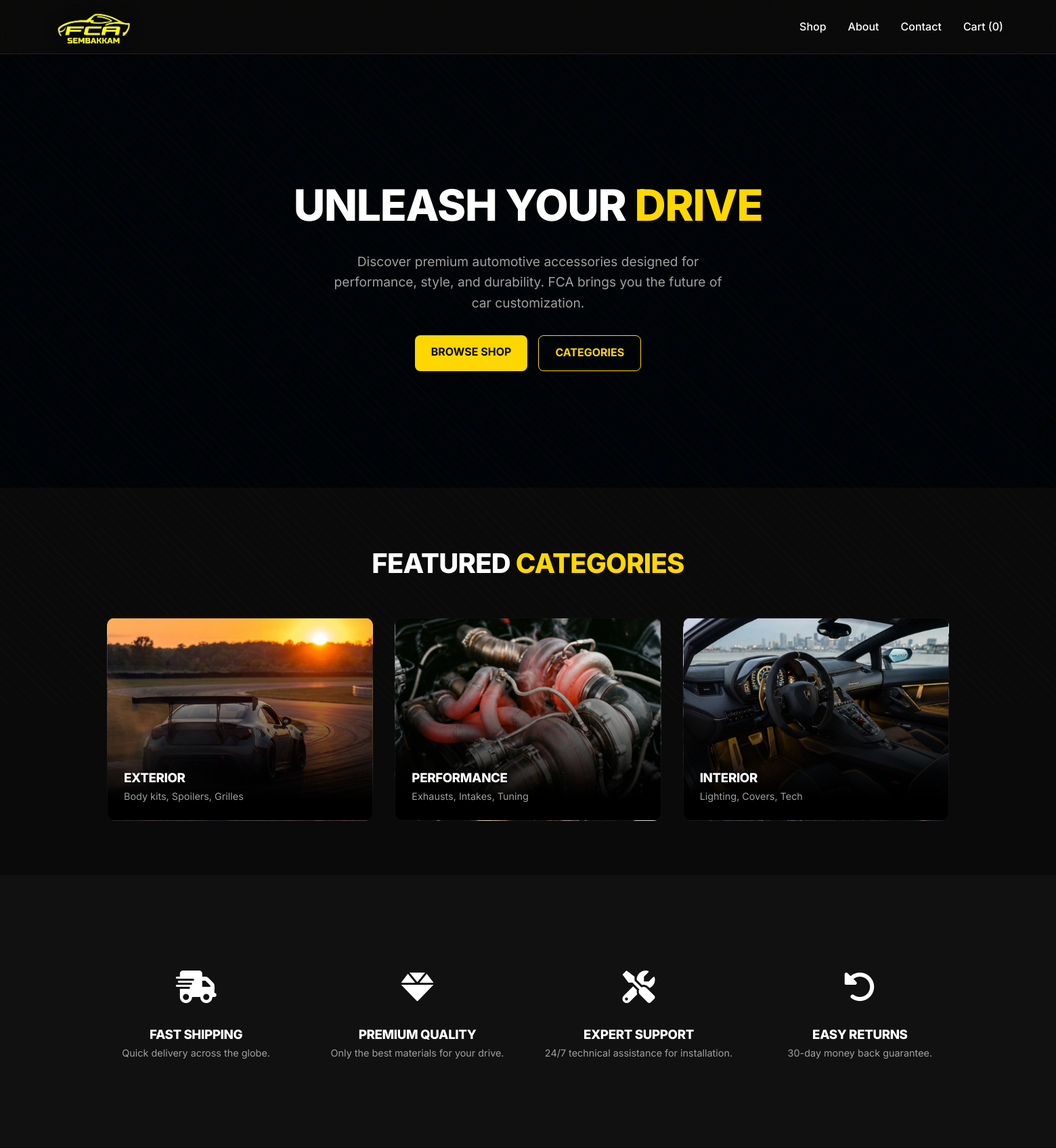
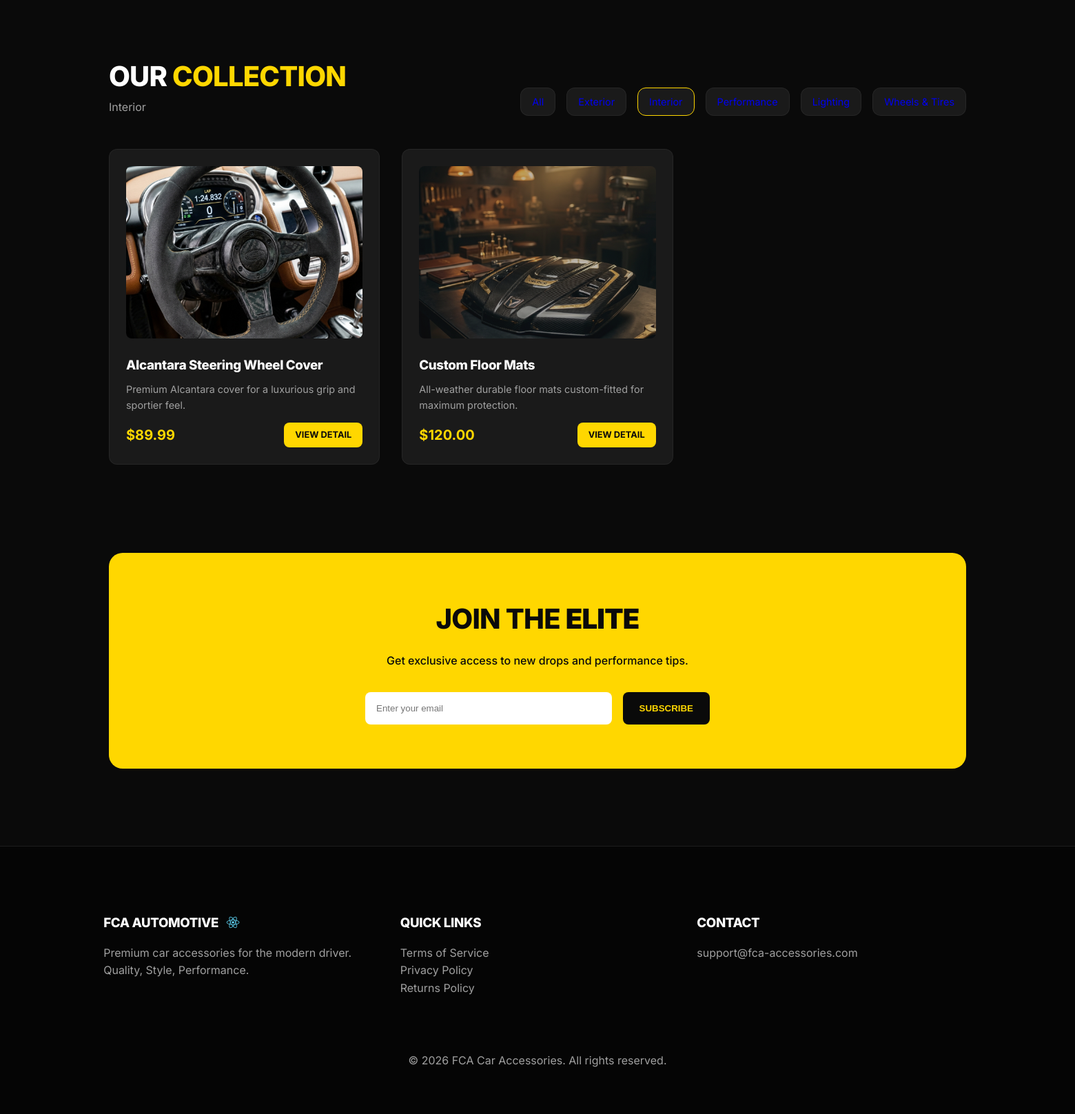
Screenshot of /interior/ with the database file from the repository (2 pictures, top to bottom).
### shop/models.py (models this page shows, shortened)
class Category(models.Model):
    name = models.CharField(max_length=100)
    slug = models.SlugField(unique=True)
    description = models.TextField(blank=True)
    class Meta:
        verbose_name_plural = 'Categories'
    def get_absolute_url(self):
        return reverse('shop:product_list_by_category', args=[self.slug])

class Product(models.Model):
    category = models.ForeignKey(Category, related_name='products', on_delete=models.CASCADE)
    name = models.CharField(max_length=200)
    slug = models.SlugField(unique=True)
    description = models.TextField()
    price = models.DecimalField(max_digits=10, decimal_places=2)
    image = models.ImageField(upload_to='products/', blank=True)
    stock = models.IntegerField(default=0)
    available = models.BooleanField(default=True)
    created = models.DateTimeField(auto_now_add=True)
    updated = models.DateTimeField(auto_now=True)
    def get_absolute_url(self):
        return reverse('shop:product_detail', args=[self.id, self.slug])

### shop/views.py (the view)
# urls.py: path('', views.product_list, name='product_list'),
def product_list(request, category_slug=None):
    category = None
    categories = Category.objects.all()
    products = Product.objects.filter(available=True)
    query = request.GET.get('query')
    if category_slug:
        category = get_object_or_404(Category, slug=category_slug)
        products = products.filter(category=category)
    if query:
        products = products.filter(name__icontains=query)
    return render(request, 'shop/product/list.html', {
        'category': category,
        'categories': categories,
        'products': products,
        'cart': Cart(request)
    })

### shop/cart.py (called while the page is built)
    def __len__(self):
        return sum(item['quantity'] for item in self.cart.values())

### shop/context_processors.py (called while the page is built)
def cart(request):
    return {'cart': Cart(request)}

### shop/templates/shop/product/list.html (shortened to what this page needs)
{% extends "base.html" %}
{% load static %}
{% block content %}
<section class="hero" style="background: linear-gradient(rgba(0,0,0,0.5), rgba(0,0,0,0.7)), url('{% static 'images/site/hero/main.png' %}'); background-size: cover; background-position: center; background-attachment: fixed;">
    <div class="hero-content">
        <h1>UNLEASH YOUR <span class="text-yellow">DRIVE</span></h1>
        <p style="font-size: 1.2rem; color: var(--text-muted); max-width: 600px; margin: 0 auto 2rem;">Discover premium automotive accessories designed for performance, style, and durability. FCA brings you the future of car customization.</p>
        <div style="display: flex; gap: 1rem; justify-content: center;">
            <a href="#products" class="fca-btn">BROWSE SHOP</a>
            <a href="#categories" class="fca-btn" style="background: transparent; border: 1px solid var(--primary-yellow); color: var(--primary-yellow);">CATEGORIES</a>
        </div>
    </div>
</section>
<section id="categories" class="container" style="padding: 5rem 5%;">
    <h2 style="font-size: 2.5rem; text-align: center; margin-bottom: 3rem;">FEATURED <span class="text-yellow">CATEGORIES</span></h2>
    <div style="display: grid; grid-template-columns: repeat(3, 1fr); gap: 2rem;">
        <div class="fca-card" style="height: 300px; display: flex; flex-direction: column; justify-content: flex-end; background: linear-gradient(to bottom, transparent 20%, #000 90%), url('{% static 'images/site/categories/exterior.png' %}'); background-size: cover; background-position: center;">
            <h3 style="text-shadow: 0 2px 4px rgba(0,0,0,0.8);">EXTERIOR</h3>
            <p style="color: var(--text-muted); font-size: 0.9rem; text-shadow: 0 1px 2px rgba(0,0,0,0.8);">Body kits, Spoilers, Grilles</p>
        </div>
        <div class="fca-card" style="height: 300px; display: flex; flex-direction: column; justify-content: flex-end; background: linear-gradient(to bottom, transparent 20%, #000 90%), url('{% static 'images/site/categories/performance.png' %}'); background-size: cover; background-position: center;">
            <h3 style="text-shadow: 0 2px 4px rgba(0,0,0,0.8);">PERFORMANCE</h3>
            <p style="color: var(--text-muted); font-size: 0.9rem; text-shadow: 0 1px 2px rgba(0,0,0,0.8);">Exhausts, Intakes, Tuning</p>
        </div>
        <div class="fca-card" style="height: 300px; display: flex; flex-direction: column; justify-content: flex-end; background: linear-gradient(to bottom, transparent 20%, #000 90%), url('{% static 'images/site/categories/interior.png' %}'); background-size: cover; background-position: center;">
            <h3 style="text-shadow: 0 2px 4px rgba(0,0,0,0.8);">INTERIOR</h3>
            <p style="color: var(--text-muted); font-size: 0.9rem; text-shadow: 0 1px 2px rgba(0,0,0,0.8);">Lighting, Covers, Tech</p>
        </div>
    </div>
</section>
<section style="background: #111; padding: 6rem 5%;">
    <div class="container" style="display: grid; grid-template-columns: repeat(4, 1fr); gap: 3rem;">
        <div class="feature-card" style="text-align: center;">
            <div class="feature-icon" style="font-size: 3rem; margin-bottom: 1rem;"><i class="fas fa-truck-fast"></i></div>
            <h3>FAST SHIPPING</h3>
            <p style="color: var(--text-muted); font-size: 0.9rem;">Quick delivery across the globe.</p>
        </div>
        <div class="feature-card" style="text-align: center;">
            <div class="feature-icon" style="font-size: 3rem; margin-bottom: 1rem;"><i class="fas fa-gem"></i></div>
            <h3>PREMIUM QUALITY</h3>
            <p style="color: var(--text-muted); font-size: 0.9rem;">Only the best materials for your drive.</p>
        </div>
        <div class="feature-card" style="text-align: center;">
            <div class="feature-icon" style="font-size: 3rem; margin-bottom: 1rem;"><i class="fas fa-screwdriver-wrench"></i></div>
            <h3>EXPERT SUPPORT</h3>
            <p style="color: var(--text-muted); font-size: 0.9rem;">24/7 technical assistance for installation.</p>
        </div>
        <div class="feature-card" style="text-align: center;">
            <div class="feature-icon" style="font-size: 3rem; margin-bottom: 1rem;"><i class="fas fa-rotate-left"></i></div>
            <h3>EASY RETURNS</h3>
            <p style="color: var(--text-muted); font-size: 0.9rem;">30-day money back guarantee.</p>
        </div>
    </div>
</section>
<div id="products" class="container" style="padding-top: 5rem;">
    <div style="display: flex; justify-content: space-between; align-items: flex-end; margin-bottom: 3rem;">
        <div>
            <h2 style="font-size: 2.5rem;">OUR <span class="text-yellow">COLLECTION</span></h2>
            <p style="color: var(--text-muted);">{% if category %}{{ category.name }}{% else %}All premium accessories{% endif %}</p>
        </div>
        <div style="display: flex; gap: 1rem;">
            <a href="{% url 'shop:product_list' %}" class="fca-card" style="padding: 0.5rem 1rem; text-decoration: none; font-size: 0.9rem; {% if not category %}border-color: var(--primary-yellow);{% endif %}">All</a>
            {% for c in categories %}
                <a href="{{ c.get_absolute_url }}" class="fca-card" style="padding: 0.5rem 1rem; text-decoration: none; font-size: 0.9rem; {% if category and category.slug == c.slug %}border-color: var(--primary-yellow);{% endif %}">{{ c.name }}</a>
            {% endfor %}
        </div>
    </div>
    <div class="product-grid">
        {% for product in products %}
            <div class="fca-card">
                <div style="width: 100%; height: 250px; background: #252525; border-radius: 8px; margin-bottom: 1.5rem; display: flex; align-items: center; justify-content: center; overflow: hidden;">
                    {% if product.image %}
                        <img src="{{ product.image.url }}" alt="{{ product.name }}" style="width: 100%; height: 100%; object-fit: cover;">
                    {% else %}
                        <img src="{% static 'images/site/default-product.png' %}" alt="Product Placeholder" style="width: 100%; height: 100%; object-fit: cover; opacity: 0.7;">
                    {% endif %}
                </div>
                <h3 style="margin-bottom: 0.5rem;">{{ product.name }}</h3>
                <p style="color: var(--text-muted); font-size: 0.9rem; margin-bottom: 1rem; height: 3em; overflow: hidden;">{{ product.description|truncatewords:10 }}</p>
                <div style="display: flex; justify-content: space-between; align-items: center;">
                    <span style="font-size: 1.25rem; font-weight: 700; color: var(--primary-yellow);">${{ product.price }}</span>
                    <a href="{{ product.get_absolute_url }}" class="fca-btn" style="padding: 0.5rem 1rem; font-size: 0.8rem;">VIEW DETAIL</a>
                </div>
            </div>
        {% empty %}
            <p style="text-align: center; grid-column: 1 / -1; padding: 4rem; color: var(--text-muted);">No products found in this category.</p>
        {% endfor %}
    </div>
    <div style="margin-top: 8rem; padding: 4rem; background: var(--primary-yellow); border-radius: 20px; text-align: center; color: var(--dark-bg);">
        <h2 style="font-size: 2.5rem; margin-bottom: 1rem;">JOIN THE <span style="font-weight: 900;">ELITE</span></h2>
        <p style="font-weight: 500; margin-bottom: 2rem;">Get exclusive access to new drops and performance tips.</p>
        <form style="display: flex; gap: 1rem; max-width: 500px; margin: 0 auto;">
            <input type="email" placeholder="Enter your email" style="flex-grow: 1; padding: 1rem; border-radius: 8px; border: none;">
            <button class="fca-btn" style="background: var(--dark-bg); color: var(--primary-yellow);">SUBSCRIBE</button>
        </form>
    </div>
</div>
{% endblock %}

### shop/static/css/style.css (style rules this page uses)
:root { --primary-yellow: #FFD700; --dark-bg: #0A0A0A; --card-bg: #1A1A1A; --text-main: #FFFFFF; --text-muted: #A0A0A0; --accent-glow: rgba(255, 215, 0, 0.3); --transition-smooth: all 0.3s cubic-bezier(0.4, 0, 0.2, 1); }
* { margin: 0; padding: 0; box-sizing: border-box; }
body { background-color: var(--dark-bg); color: var(--text-main); font-family: 'Inter', system-ui, -apple-system, sans-serif; line-height: 1.6; overflow-x: hidden; }
h1, h2, h3 { font-weight: 800; letter-spacing: -0.02em; }
.text-yellow { color: var(--primary-yellow); }
.container { max-width: 1400px; margin: 0 auto; padding: 2rem 5%; }
.fca-card { background: var(--card-bg); border: 1px solid rgba(255, 255, 255, 0.05); border-radius: 12px; padding: 1.5rem; transition: var(--transition-smooth); position: relative; overflow: hidden; }
.fca-btn { background: var(--primary-yellow); color: var(--dark-bg); padding: 0.8rem 1.5rem; border-radius: 8px; font-weight: 700; text-decoration: none; display: inline-block; transition: var(--transition-smooth); border: none; cursor: pointer; }
.hero { min-height: 80vh; display: flex; align-items: center; justify-content: center; background: radial-gradient(circle at center, #1a1a1a 0%, #0a0a0a 100%); position: relative; text-align: center; }
.hero::before { content: ''; position: absolute; width: 200%; height: 200%; background: repeating-linear-gradient(45deg, rgba(255, 215, 0, 0.02) 0px, rgba(255, 215, 0, 0.02) 1px, transparent 1px, transparent 10px); pointer-events: none; }
.hero-content h1 { font-size: 4rem; margin-bottom: 1rem; text-transform: uppercase; }
.product-grid { display: grid; grid-template-columns: repeat(auto-fill, minmax(300px, 1fr)); gap: 2rem; margin-top: 2rem; }
.feature-card { cursor: pointer; }
.feature-icon { color: var(--text-main); transition: var(--transition-smooth); }

### rows the page displays
Category: name "Interior"
Product: image (picture), name "Alcantara Steering Wheel Cover", description "Premium Alcantara cover for a luxurious grip and sportier feel.", price "89.99"
Product: name "Custom Floor Mats", description "All-weather durable floor mats custom-fitted for maximum protection.", price "120.00"

### other values shown
{{ cart|length|default:"0" }} "0"
